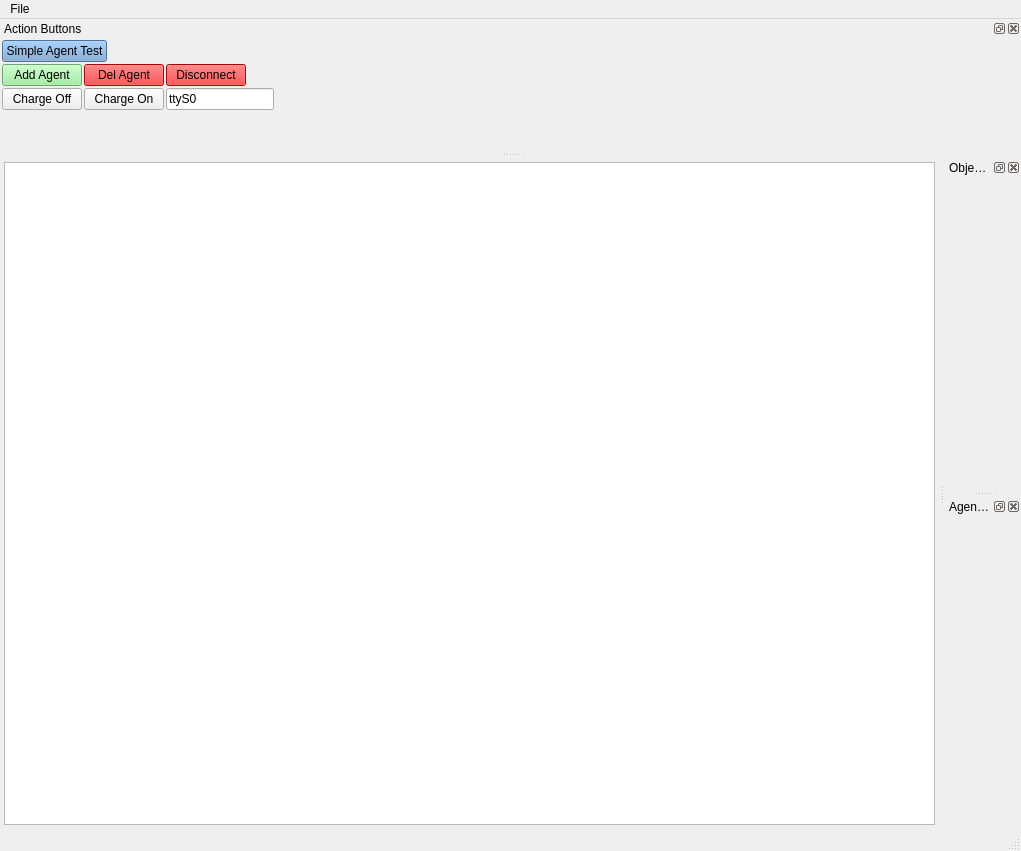
<?xml version="1.0" encoding="UTF-8"?>
<ui version="4.0">
 <class>AM_MainWindow</class>
 <widget class="QMainWindow" name="AM_MainWindow">
  <property name="geometry">
   <rect>
    <x>0</x>
    <y>0</y>
    <width>1021</width>
    <height>851</height>
   </rect>
  </property>
  <property name="sizePolicy">
   <sizepolicy hsizetype="Preferred" vsizetype="Preferred">
    <horstretch>0</horstretch>
    <verstretch>0</verstretch>
   </sizepolicy>
  </property>
  <property name="windowTitle">
   <string>AgentsManager</string>
  </property>
  <widget class="QWidget" name="centralwidget">
   <layout class="QVBoxLayout" name="verticalLayout">
    <property name="spacing">
     <number>2</number>
    </property>
    <property name="leftMargin">
     <number>2</number>
    </property>
    <property name="topMargin">
     <number>2</number>
    </property>
    <property name="rightMargin">
     <number>2</number>
    </property>
    <property name="bottomMargin">
     <number>2</number>
    </property>
    <item>
     <widget class="QScrollArea" name="scrollArea">
      <property name="frameShape">
       <enum>QFrame::NoFrame</enum>
      </property>
      <property name="widgetResizable">
       <bool>true</bool>
      </property>
      <widget class="QWidget" name="scrollAreaWidgetContents">
       <property name="geometry">
        <rect>
         <x>0</x>
         <y>0</y>
         <width>937</width>
         <height>623</height>
        </rect>
       </property>
       <layout class="QVBoxLayout" name="verticalLayout_3">
        <property name="spacing">
         <number>2</number>
        </property>
        <property name="leftMargin">
         <number>2</number>
        </property>
        <property name="topMargin">
         <number>2</number>
        </property>
        <property name="rightMargin">
         <number>2</number>
        </property>
        <property name="bottomMargin">
         <number>2</number>
        </property>
        <item>
         <widget class="QTableView" name="tvAgents">
          <property name="sizePolicy">
           <sizepolicy hsizetype="Preferred" vsizetype="Minimum">
            <horstretch>0</horstretch>
            <verstretch>0</verstretch>
           </sizepolicy>
          </property>
          <property name="minimumSize">
           <size>
            <width>0</width>
            <height>0</height>
           </size>
          </property>
          <property name="styleSheet">
           <string notr="true">QTableView::item:focus { border : 2px solid blue; }</string>
          </property>
          <property name="alternatingRowColors">
           <bool>true</bool>
          </property>
          <property name="selectionMode">
           <enum>QAbstractItemView::SingleSelection</enum>
          </property>
          <property name="selectionBehavior">
           <enum>QAbstractItemView::SelectRows</enum>
          </property>
          <attribute name="horizontalHeaderStretchLastSection">
           <bool>true</bool>
          </attribute>
         </widget>
        </item>
       </layout>
      </widget>
     </widget>
    </item>
   </layout>
  </widget>
  <widget class="QStatusBar" name="statusbar"/>
  <widget class="QMenuBar" name="menubar">
   <property name="geometry">
    <rect>
     <x>0</x>
     <y>0</y>
     <width>1021</width>
     <height>27</height>
    </rect>
   </property>
   <property name="defaultUp">
    <bool>false</bool>
   </property>
   <property name="nativeMenuBar">
    <bool>true</bool>
   </property>
   <widget class="QMenu" name="menuFile">
    <property name="title">
     <string>File</string>
    </property>
   </widget>
   <addaction name="menuFile"/>
  </widget>
  <widget class="QDockWidget" name="dkObjectWdiget">
   <property name="minimumSize">
    <size>
     <width>76</width>
     <height>41</height>
    </size>
   </property>
   <property name="floating">
    <bool>false</bool>
   </property>
   <property name="windowTitle">
    <string>Object Wdiget</string>
   </property>
   <attribute name="dockWidgetArea">
    <number>2</number>
   </attribute>
   <widget class="QWidget" name="dkObjectWdiget_Contents">
    <layout class="QVBoxLayout" name="verticalLayout_2">
     <property name="sizeConstraint">
      <enum>QLayout::SetNoConstraint</enum>
     </property>
    </layout>
   </widget>
  </widget>
  <widget class="QDockWidget" name="dkAgent_CMD_Log">
   <property name="minimumSize">
    <size>
     <width>76</width>
     <height>41</height>
    </size>
   </property>
   <property name="windowTitle">
    <string>Agent_CMD_Log</string>
   </property>
   <attribute name="dockWidgetArea">
    <number>2</number>
   </attribute>
   <widget class="QWidget" name="dkAgent_CMD_Log_Contents">
    <layout class="QVBoxLayout" name="verticalLayout_4"/>
   </widget>
  </widget>
  <widget class="QDockWidget" name="dkButtons">
   <property name="allowedAreas">
    <set>Qt::TopDockWidgetArea</set>
   </property>
   <property name="windowTitle">
    <string>Action Buttons</string>
   </property>
   <attribute name="dockWidgetArea">
    <number>4</number>
   </attribute>
   <widget class="QWidget" name="dkButtons_Contents">
    <layout class="QVBoxLayout" name="verticalLayout_5">
     <property name="spacing">
      <number>2</number>
     </property>
     <property name="leftMargin">
      <number>2</number>
     </property>
     <property name="topMargin">
      <number>2</number>
     </property>
     <property name="rightMargin">
      <number>2</number>
     </property>
     <property name="bottomMargin">
      <number>2</number>
     </property>
     <item>
      <layout class="QHBoxLayout" name="horizontalLayout">
       <item>
        <widget class="QPushButton" name="btnSimpleAgent_Test">
         <property name="sizePolicy">
          <sizepolicy hsizetype="Maximum" vsizetype="Fixed">
           <horstretch>0</horstretch>
           <verstretch>0</verstretch>
          </sizepolicy>
         </property>
         <property name="styleSheet">
          <string notr="true">  QPushButton {
      background-color: rgb(114, 159, 207);
  }

  QPushButton:checked {
	border:3px solid red;
 border-radius:5px
}</string>
         </property>
         <property name="text">
          <string>Simple Agent Test</string>
         </property>
         <property name="checkable">
          <bool>true</bool>
         </property>
        </widget>
       </item>
       <item>
        <spacer name="horizontalSpacer">
         <property name="orientation">
          <enum>Qt::Horizontal</enum>
         </property>
         <property name="sizeHint" stdset="0">
          <size>
           <width>40</width>
           <height>20</height>
          </size>
         </property>
        </spacer>
       </item>
      </layout>
     </item>
     <item>
      <layout class="QHBoxLayout" name="horizontalLayout_2">
       <item>
        <widget class="QPushButton" name="btnAddAgent">
         <property name="sizePolicy">
          <sizepolicy hsizetype="Maximum" vsizetype="Fixed">
           <horstretch>0</horstretch>
           <verstretch>0</verstretch>
          </sizepolicy>
         </property>
         <property name="styleSheet">
          <string notr="true">background-color: lightGreen;</string>
         </property>
         <property name="text">
          <string>Add Agent</string>
         </property>
         <property name="shortcut">
          <string>Ins</string>
         </property>
        </widget>
       </item>
       <item>
        <widget class="QPushButton" name="btnDelAgent">
         <property name="sizePolicy">
          <sizepolicy hsizetype="Maximum" vsizetype="Fixed">
           <horstretch>0</horstretch>
           <verstretch>0</verstretch>
          </sizepolicy>
         </property>
         <property name="styleSheet">
          <string notr="true">background-color: red;</string>
         </property>
         <property name="text">
          <string>Del Agent</string>
         </property>
         <property name="shortcut">
          <string>Del</string>
         </property>
        </widget>
       </item>
       <item>
        <widget class="QPushButton" name="btnDisconnect">
         <property name="styleSheet">
          <string notr="true">background-color: red;</string>
         </property>
         <property name="text">
          <string>Disconnect</string>
         </property>
        </widget>
       </item>
       <item>
        <spacer name="horizontalSpacer_2">
         <property name="orientation">
          <enum>Qt::Horizontal</enum>
         </property>
         <property name="sizeHint" stdset="0">
          <size>
           <width>40</width>
           <height>20</height>
          </size>
         </property>
        </spacer>
       </item>
      </layout>
     </item>
     <item>
      <layout class="QHBoxLayout" name="horizontalLayout_3">
       <item>
        <widget class="QPushButton" name="btnChargeOff">
         <property name="sizePolicy">
          <sizepolicy hsizetype="Maximum" vsizetype="Fixed">
           <horstretch>0</horstretch>
           <verstretch>0</verstretch>
          </sizepolicy>
         </property>
         <property name="text">
          <string>Charge Off</string>
         </property>
        </widget>
       </item>
       <item>
        <widget class="QPushButton" name="btnChargeOn">
         <property name="sizePolicy">
          <sizepolicy hsizetype="Maximum" vsizetype="Fixed">
           <horstretch>0</horstretch>
           <verstretch>0</verstretch>
          </sizepolicy>
         </property>
         <property name="text">
          <string>Charge On</string>
         </property>
        </widget>
       </item>
       <item>
        <widget class="QLineEdit" name="leChargePort">
         <property name="sizePolicy">
          <sizepolicy hsizetype="Maximum" vsizetype="Fixed">
           <horstretch>0</horstretch>
           <verstretch>0</verstretch>
          </sizepolicy>
         </property>
         <property name="text">
          <string>ttyS0</string>
         </property>
        </widget>
       </item>
       <item>
        <spacer name="horizontalSpacer_3">
         <property name="orientation">
          <enum>Qt::Horizontal</enum>
         </property>
         <property name="sizeHint" stdset="0">
          <size>
           <width>40</width>
           <height>20</height>
          </size>
         </property>
        </spacer>
       </item>
      </layout>
     </item>
     <item>
      <spacer name="verticalSpacer">
       <property name="orientation">
        <enum>Qt::Vertical</enum>
       </property>
       <property name="sizeHint" stdset="0">
        <size>
         <width>20</width>
         <height>40</height>
        </size>
       </property>
      </spacer>
     </item>
    </layout>
   </widget>
  </widget>
 </widget>
 <resources/>
 <connections/>
</ui>
